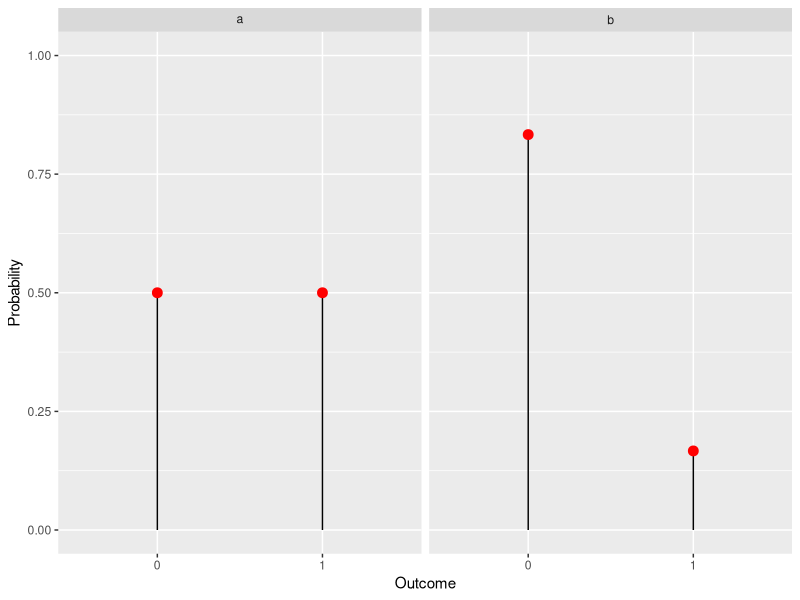
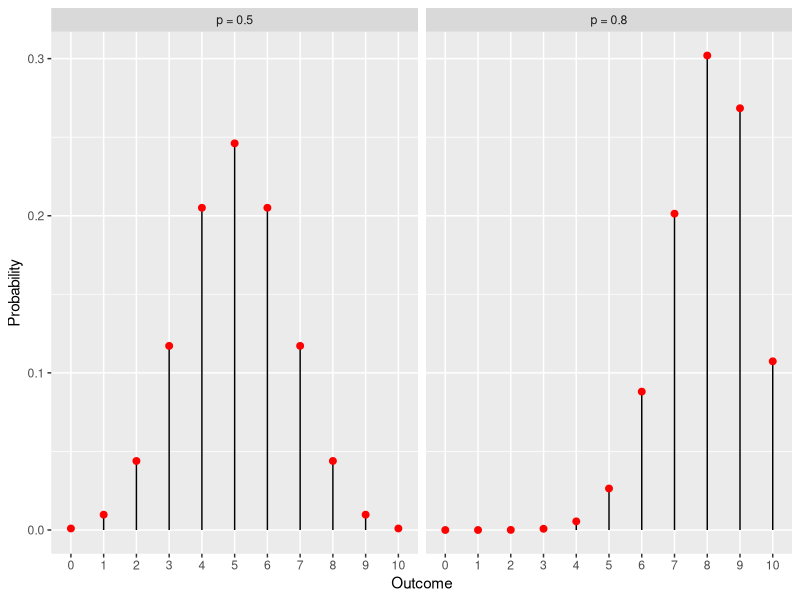
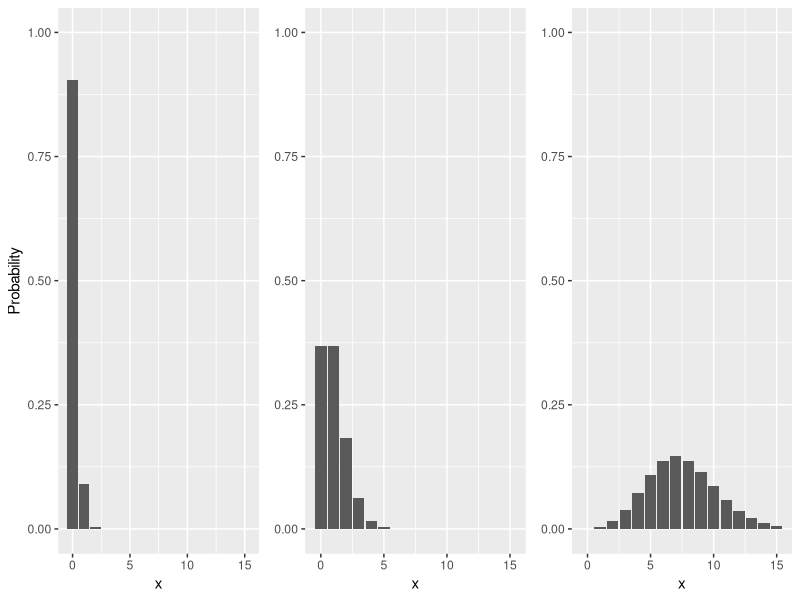
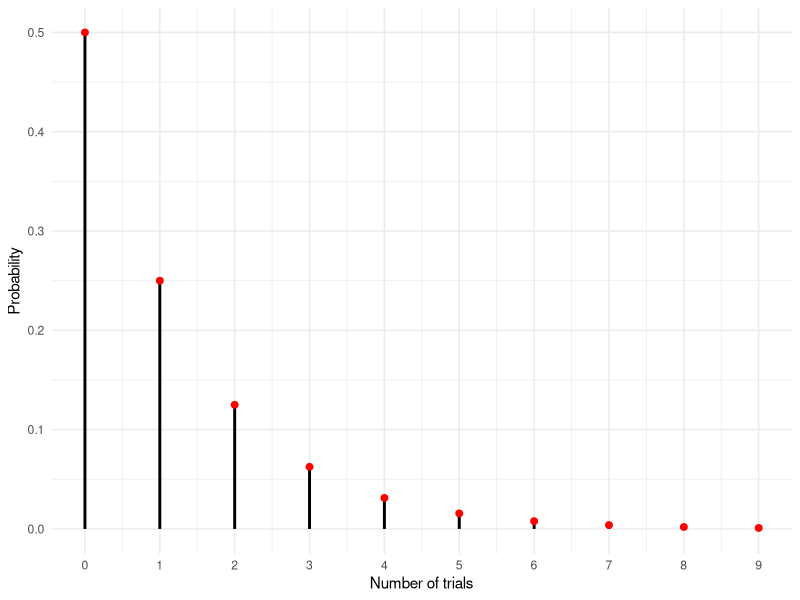

These figures' R source, in order:
## ---- chunk 1
togs   <- T
tog_ex <- T
## ---- chunk 2
library(ggplot2)

# Create data
df <- data.frame(
  outcome = rep(c(0, 1), 2),
  probability = c(1-0.5, 0.5, 1-1/6, 1/6),
  p_value = factor(rep(c("a", "b"), each=2))
)

# Plot
ggplot(df, aes(x=factor(outcome), y=probability)) +
  geom_segment(aes(xend=factor(outcome), yend=0), color='black') +
  geom_point(color="red", size=3) +
  coord_cartesian(ylim = c(0, 1)) +
  labs(y = "Probability", x = "Outcome") +
  theme(legend.position="none") +
  facet_wrap(~p_value, ncol=2, scales = "free_x", labeller = label_parsed)

## ---- chunk 3
library(ggplot2)

# Data for binomial distribution
df1 <- data.frame(
  outcome = 0:10,
  probability = dbinom(0:10, size=10, prob=0.5),
  p_value = "p = 0.5"
)

df2 <- data.frame(
  outcome = 0:10,
  probability = dbinom(0:10, size=10, prob=0.8),
  p_value = "p = 0.8"
)

df <- rbind(df1, df2)

ggplot(df, aes(x=factor(outcome), y=probability)) +
  geom_segment(aes(xend=factor(outcome), yend=0), color='black') +
  geom_point(color="red", size=2) +
  labs(y = "Probability", x = "Outcome") +
  theme(legend.position="none") +
  facet_wrap(~p_value, ncol=2, scales = "free_x")

## ---- chunk 4
library(ggplot2)
library(gridExtra)

x = 0:15

# Create Poisson data
data1 <- data.frame(x = x, y = dpois(x, lambda = 0.1))
data2 <- data.frame(x = x, y = dpois(x, lambda = 1))
data3 <- data.frame(x = x, y = dpois(x, lambda = 7.5))

# Create individual ggplot objects
plot1 <- ggplot(data1, aes(x, y)) + geom_col() +
  xlab("x") + ylab("Probability") + ylim(0,1)

plot2 <- ggplot(data2, aes(x, y)) + geom_col() +
  xlab("x") + ylab(NULL) + ylim(0,1)

plot3 <- ggplot(data3, aes(x, y)) + geom_col() +
  xlab("x") + ylab(NULL) + ylim(0,1)

# Combine the plots
grid.arrange(plot1, plot2, plot3, ncol = 3)
## ---- chunk 5
library(ggplot2)

# Parameters
p <- 0.5
x_vals <- 0:9  # Starting from 0
probs <- dgeom(x_vals, p)

# Data
data <- data.frame(x_vals, probs)

# Plot
ggplot(data, aes(x=x_vals, y=probs)) +
  geom_segment(aes(xend=x_vals, yend=0), color="black", size=1) +
  geom_point(color="red", size=2) + 
  labs(x = "Number of trials", y = "Probability") +
  theme_minimal() +
  scale_x_continuous(breaks = x_vals) # This line ensures integer x-axis labels

